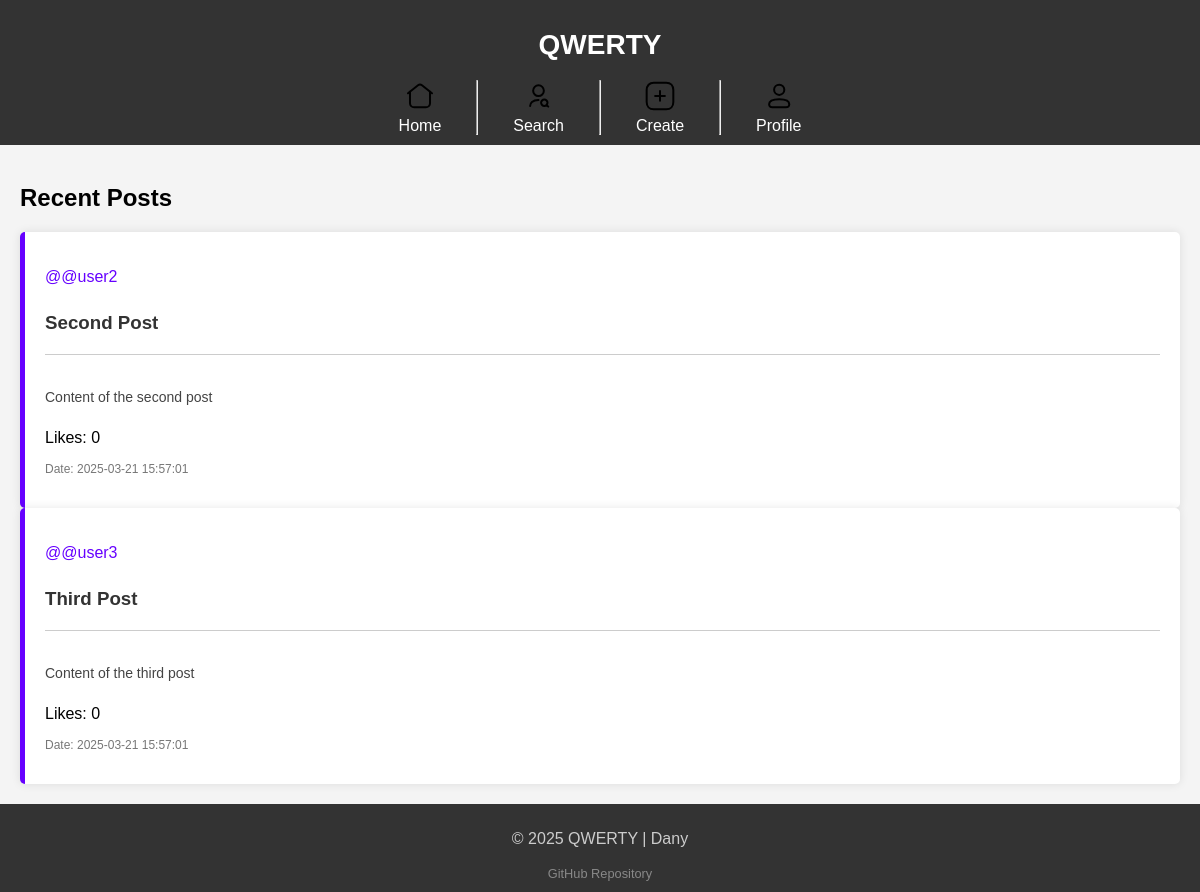
The page / (signed in) on the database its author committed.
### tables this page shows
CREATE TABLE users (
    user_id INT AUTO_INCREMENT PRIMARY KEY,
    username VARCHAR(20) NOT NULL UNIQUE,
    password VARCHAR(255) NOT NULL,  
    email VARCHAR(100) NOT NULL,
    name VARCHAR(100) NOT NULL,
    bio TEXT DEFAULT NULL,
    profile_pic VARCHAR(255) DEFAULT NULL,
    created_at TIMESTAMP DEFAULT CURRENT_TIMESTAMP,
    is_deleted BOOLEAN DEFAULT FALSE,
    data_changes_history JSON DEFAULT ('{"origin": {"username": "", "email": "", "name": "", "bio": "", "profile_pic": ""}}')
);

### src/Models/UserProfile.php (called while the page is built, shortened)
<?php
class UserProfile {
    private $connection;
    public function __construct($connection) {
        $this->connection = $connection;
    }
    public function getUserProfile($username) {
        $stmt = $this->connection->prepare("SELECT * FROM active_users WHERE username = ?");
        $stmt->execute([$username]);
        return $stmt->fetch(PDO::FETCH_ASSOC);
    }
    public function getFollowings($userId) {
        $stmt = $this->connection->prepare("SELECT u.user_id, u.username FROM active_followers f JOIN users u ON f.following_id = u.user_id WHERE f.follower_id = ?");
        $stmt->execute([$userId]);
        return $stmt->fetchAll(PDO::FETCH_ASSOC);
    }
    public function getUserPosts($userId, $limit = null) {
        $stmt = $this->connection->prepare("SELECT p.*, u.username FROM active_posts p JOIN users u ON p.user_id = u.user_id WHERE p.user_id = ? ORDER BY p.created_at DESC" . ($limit ? " LIMIT $limit;" : ';'));
        $stmt->execute([$userId]);
        return $stmt->fetchAll(PDO::FETCH_ASSOC);
    }
}

### public/index.php (the view, shortened to what this page needs)
<?php
require '../src/DBconnect.php';
require '../src/Models/UserProfile.php';
$userProfile = new UserProfile($connection);
$posts = [];
if (isset($_SESSION['username'])) {
    $user = $userProfile->getUserProfile($_SESSION['username']);
    $following = $userProfile->getFollowings($user['user_id']);
    foreach ($following as $followed) {
        $userPosts = $userProfile->getUserPosts($followed['user_id'], 5);
        $posts = array_merge($posts, $userPosts);
    }
} else {
    $stmt = $connection->prepare("SELECT p.post_id, u.username, p.title, p.content, p.likes, p.created_at FROM active_posts p JOIN active_users u ON p.user_id = u.user_id ORDER BY p.created_at DESC LIMIT 5");
    $stmt->execute();
    $posts = $stmt->fetchAll(PDO::FETCH_ASSOC);
}
?>
<?php
$styles = '<link rel="stylesheet" href="css/pages/index.css">';
include 'layout/header.php';
?>
<main>
    <section class="posts">
        <h2>Recent Posts</h2>
        <?php foreach ($posts as $post): ?>
            <article class="post">
                <p class="username">@<?php echo htmlspecialchars($post['username']); ?></p>
                <h3 class="title"><?php echo htmlspecialchars($post['title']); ?></h3>
                <hr>
                <p class="body"><?php echo htmlspecialchars($post['content']); ?></p>
                <span class="likes">Likes: <?php echo htmlspecialchars($post['likes'] ?: 0); ?></span>
                <p class="date">Date: <?php echo htmlspecialchars($post['created_at']); ?></p>
            </article>
        <?php endforeach; ?>
    </section>
</main>
<?php include 'layout/footer.php'; ?>

### public/css/main.css (style rules this page uses)
body { font-family: Arial, sans-serif; margin: 0; padding: 0; background-color: #f4f4f4; display: flex; flex-direction: column; min-height: 100vh; }
main { flex: 1; padding: 20px; }

### public/css/components/posts.css (style rules this page uses)
.post { display: flex; flex-direction: column; gap: 10px; background-color: #fff; padding: 20px; border-radius: 5px; box-shadow: 0 0 10px rgba(0, 0, 0, 0.1); border-left: 5px solid #6600ff; }
.post .username { font-size: 16px; font-family: 'Comic Sans MS', sans-serif; color: #6600ff; }
.post .title { margin: 0; color: #333; }
.post hr { margin: 10px 0; border: none; border-top: 1px solid #ccc; }
.post .body { font-size: 14px; color: #444; }
.post .date { font-size: 12px; color: #777; margin-top: 5px; }

### rows shown on the page
users: username "@user2", title "Second Post", content "Content of the second post", likes "0", created_at "2025-03-21 15:57:01"
users: username "@user3", title "Third Post", content "Content of the third post", likes "0", created_at "2025-03-21 15:57:01"
